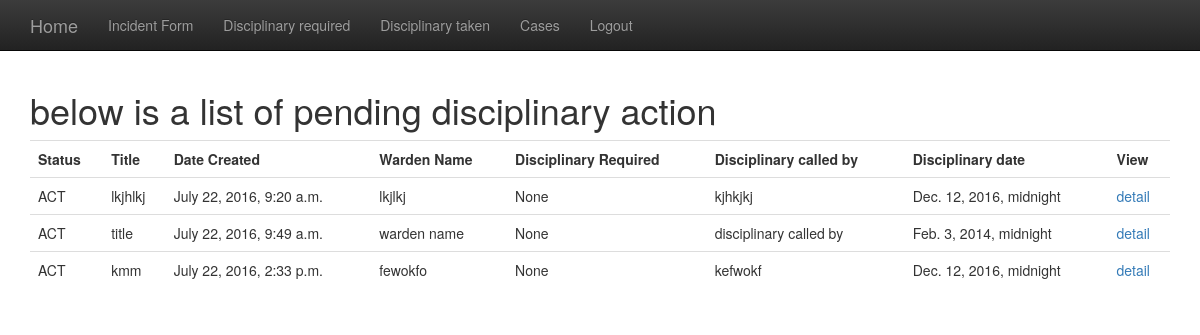
The page /wardens/required/ (signed in) on the database as committed earlier.
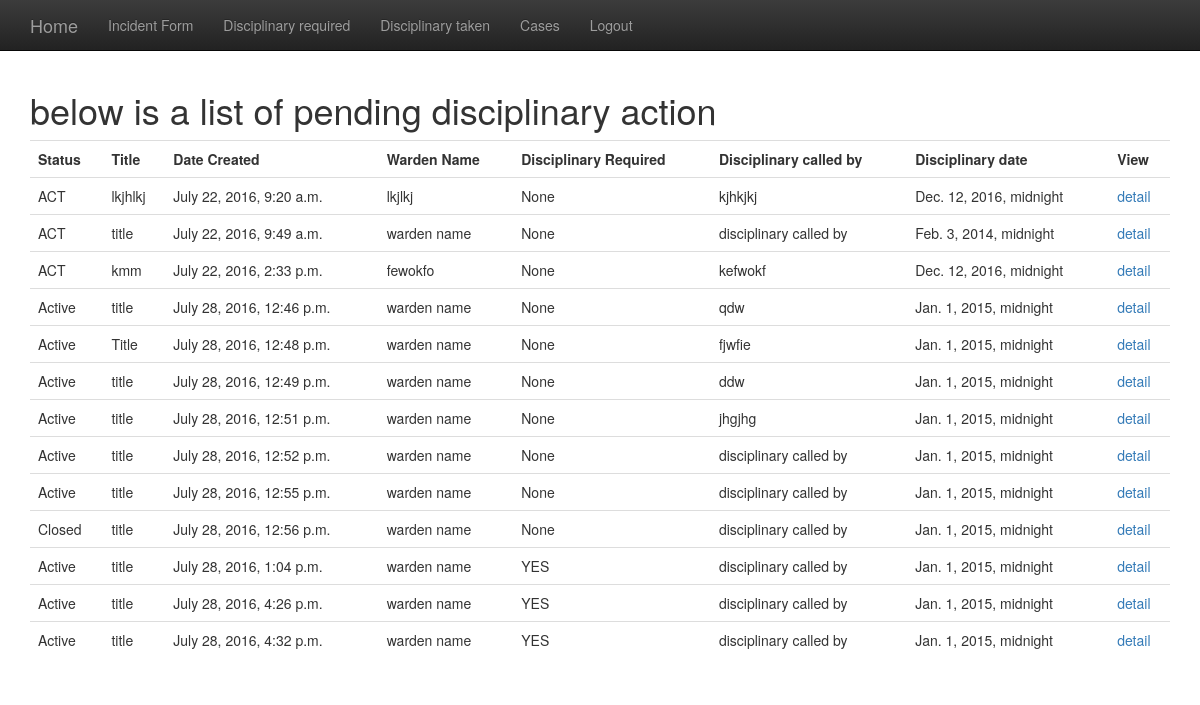
The same page on the database as committed later.
### wardens/models.py (models this page shows)
class Incident(models.Model):       # all fields related to creating an incident report and/or viewing cases i.e closed
    title = models.CharField(max_length=100)
    date_created = models.DateTimeField(auto_now_add=True)
    date_modified = models.DateTimeField(auto_now=True)
    warden_name = models.CharField(max_length=150)
    senior_warden = models.CharField(max_length=150)
    site = models.ForeignKey(Site, related_name='incidents')
    incident_type = models.ForeignKey(IncidentType, related_name='incidents')
    halls = models.ForeignKey(Hall, related_name='incidents')
    ACTIVE = 'Active'
    CLOSED = 'Closed'
    CASE_STATUS = (
        (ACTIVE, 'Active'),
        (CLOSED, 'Closed'),
    )
    Case_Status = models.CharField(
        max_length=50,
        choices=CASE_STATUS,
    )
    description = models.TextField()
    notes_to = models.TextField(null=True, blank=True)
    notes_by = models.TextField(null=True, blank=True)
    warning_issued = models.CharField(max_length=250, null=True, blank=True)
    YES = 'YES'
    NO = 'No'
    DISCIPLINARY_REQUIRED = (
        (YES, 'Yes'),
        (NO, 'No'),
    )
    Disciplinary_required = models.CharField(
        null=True,
        max_length=50,
        choices=DISCIPLINARY_REQUIRED
    )
    disciplinary_called_by = models.CharField(max_length=150, null=True, blank=True)
    disciplinary_date = models.DateTimeField(null=True, blank=True)
    student = models.ForeignKey(Student, related_name='incidents')
    complainant = models.CharField(max_length=500, null=True, blank=True)
    accomplices = models.CharField(max_length=500, null=True, blank=True)
    witnesses = models.CharField(max_length=500, null=True, blank=True)

### wardens/views.py (the view)
@login_required
def required(request):
    results = Incident.objects.all()
    print results
    return render(request, "wardens/required.html", {"results": results})

### wardens/templates/wardens/required.html
{%  extends 'wardens/base.html' %}
{% load i18n %}
{% block content %}
<table class="table table-hover">
 <h1> {% trans 'below is a list of pending disciplinary action ' %}</h1>
    <tr>
        <th> {% trans 'Status' %} </td>
        <th> {% trans 'Title' %}  </th>
        <th> {% trans 'Date Created' %} </th>
        <th> {% trans 'Warden Name'%}</th>
        <th> {% trans 'Disciplinary Required' %}</th>
        <th> {% trans 'Disciplinary called by' %}</th>
        <th> {% trans 'Disciplinary date' %}</th>
        <th> {% trans 'View' %}</th>
    </tr>
    {% for item in results %}
<tr>
    <td>{{ item.Case_Status }}</td>
    <td>{{ item.title }}</td>
    <td>{{ item.date_created }}</td>
    <td>{{ item.warden_name }}</td>
    <td>{{ item.Disciplinary_required }}</td>
    <td>{{ item.disciplinary_called_by }}</td>
    <td>{{ item.disciplinary_date }}</td>
    <td><a href="{% url 'detail' item.pk  %}"> {% trans 'detail' %}</a></td>
</tr>
{% endfor %}
</table>
{% endblock %}

Rows that differ between the two databases and show on the page:
added Incident: Case_Status "Active", title "title", date_created "July 28, 2016, 12:46 p.m.", warden_name "warden name", Disciplinary_required "None", disciplinary_called_by "qdw", disciplinary_date "Jan. 1, 2015, midnight"
added Incident: Case_Status "Active", title "Title", date_created "July 28, 2016, 12:48 p.m.", warden_name "warden name", Disciplinary_required "None", disciplinary_called_by "fjwfie", disciplinary_date "Jan. 1, 2015, midnight"
added Incident: Case_Status "Active", title "title", date_created "July 28, 2016, 12:49 p.m.", warden_name "warden name", Disciplinary_required "None", disciplinary_called_by "ddw", disciplinary_date "Jan. 1, 2015, midnight"
added Incident: Case_Status "Active", title "title", date_created "July 28, 2016, 12:51 p.m.", warden_name "warden name", Disciplinary_required "None", disciplinary_called_by "jhgjhg", disciplinary_date "Jan. 1, 2015, midnight"
added Incident: Case_Status "Active", title "title", date_created "July 28, 2016, 12:52 p.m.", warden_name "warden name", Disciplinary_required "None", disciplinary_called_by "disciplinary called by", disciplinary_date "Jan. 1, 2015, midnight"
added Incident: Case_Status "Active", title "title", date_created "July 28, 2016, 12:55 p.m.", warden_name "warden name", Disciplinary_required "None", disciplinary_called_by "disciplinary called by", disciplinary_date "Jan. 1, 2015, midnight"
added Incident: Case_Status "Closed", title "title", date_created "July 28, 2016, 12:56 p.m.", warden_name "warden name", Disciplinary_required "None", disciplinary_called_by "disciplinary called by", disciplinary_date "Jan. 1, 2015, midnight"
added Incident: Case_Status "Active", title "title", date_created "July 28, 2016, 1:04 p.m.", warden_name "warden name", Disciplinary_required "YES", disciplinary_called_by "disciplinary called by", disciplinary_date "Jan. 1, 2015, midnight"
added Incident: Case_Status "Active", title "title", date_created "July 28, 2016, 4:26 p.m.", warden_name "warden name", Disciplinary_required "YES", disciplinary_called_by "disciplinary called by", disciplinary_date "Jan. 1, 2015, midnight"
added Incident: Case_Status "Active", title "title", date_created "July 28, 2016, 4:32 p.m.", warden_name "warden name", Disciplinary_required "YES", disciplinary_called_by "disciplinary called by", disciplinary_date "Jan. 1, 2015, midnight"
